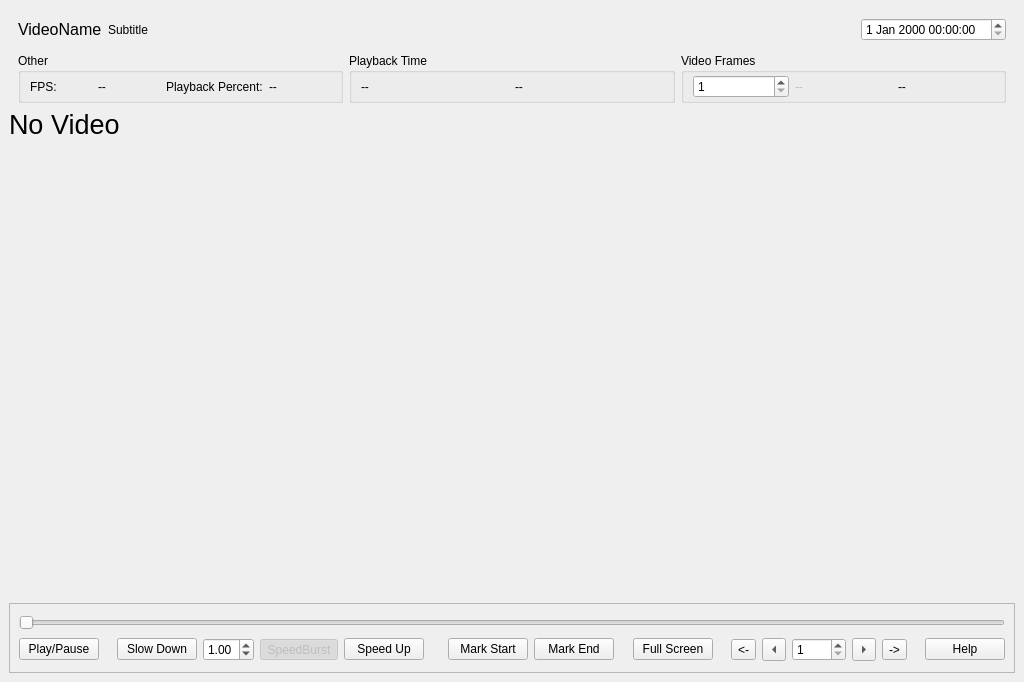
<?xml version="1.0" encoding="UTF-8"?>
<ui version="4.0">
 <class>MainVideoPlayerWindow</class>
 <widget class="QMainWindow" name="MainVideoPlayerWindow">
  <property name="geometry">
   <rect>
    <x>0</x>
    <y>0</y>
    <width>1024</width>
    <height>682</height>
   </rect>
  </property>
  <property name="minimumSize">
   <size>
    <width>640</width>
    <height>480</height>
   </size>
  </property>
  <property name="windowTitle">
   <string>Video Player</string>
  </property>
  <widget class="QWidget" name="widget_central">
   <layout class="QGridLayout" name="layout_main" rowstretch="0,0,1,0">
    <item row="0" column="0">
     <widget class="QWidget" name="widget_VideoTitleLayout" native="true">
      <layout class="QHBoxLayout" name="horizontalLayout_3">
       <property name="topMargin">
        <number>9</number>
       </property>
       <property name="bottomMargin">
        <number>4</number>
       </property>
       <item>
        <widget class="QLabel" name="lblVideoName">
         <property name="font">
          <font>
           <pointsize>12</pointsize>
          </font>
         </property>
         <property name="text">
          <string>VideoName</string>
         </property>
        </widget>
       </item>
       <item>
        <widget class="QLabel" name="lblVideoSubtitle">
         <property name="text">
          <string>Subtitle</string>
         </property>
        </widget>
       </item>
       <item>
        <spacer name="horizontalSpacer_4">
         <property name="orientation">
          <enum>Qt::Horizontal</enum>
         </property>
         <property name="sizeHint" stdset="0">
          <size>
           <width>40</width>
           <height>20</height>
          </size>
         </property>
        </spacer>
       </item>
       <item>
        <widget class="QDateTimeEdit" name="dateTimeEdit">
         <property name="enabled">
          <bool>true</bool>
         </property>
        </widget>
       </item>
      </layout>
     </widget>
    </item>
    <item row="1" column="0">
     <widget class="QWidget" name="widget_VideoInfoLayout" native="true">
      <layout class="QHBoxLayout" name="horizontalLayout_7">
       <property name="spacing">
        <number>6</number>
       </property>
       <property name="topMargin">
        <number>2</number>
       </property>
       <property name="bottomMargin">
        <number>0</number>
       </property>
       <item>
        <widget class="QGroupBox" name="groupBox_3">
         <property name="enabled">
          <bool>true</bool>
         </property>
         <property name="title">
          <string>Other</string>
         </property>
         <layout class="QHBoxLayout" name="horizontalLayout_6">
          <property name="topMargin">
           <number>2</number>
          </property>
          <property name="bottomMargin">
           <number>2</number>
          </property>
          <item>
           <widget class="QLabel" name="label_2">
            <property name="text">
             <string>FPS:</string>
            </property>
           </widget>
          </item>
          <item>
           <widget class="QLabel" name="lblFileFPS">
            <property name="text">
             <string>--</string>
            </property>
           </widget>
          </item>
          <item>
           <widget class="QLabel" name="label_3">
            <property name="text">
             <string>Playback Percent:</string>
            </property>
           </widget>
          </item>
          <item>
           <widget class="QLabel" name="lblPlaybackPercent">
            <property name="text">
             <string>--</string>
            </property>
           </widget>
          </item>
         </layout>
        </widget>
       </item>
       <item>
        <widget class="QGroupBox" name="groupBox_2">
         <property name="title">
          <string>Playback Time</string>
         </property>
         <layout class="QHBoxLayout" name="horizontalLayout_5">
          <property name="topMargin">
           <number>2</number>
          </property>
          <property name="bottomMargin">
           <number>2</number>
          </property>
          <item>
           <widget class="QLabel" name="lblCurrentTime">
            <property name="text">
             <string>--</string>
            </property>
           </widget>
          </item>
          <item>
           <widget class="QLabel" name="lblTotalDuration">
            <property name="text">
             <string>--</string>
            </property>
           </widget>
          </item>
         </layout>
        </widget>
       </item>
       <item>
        <widget class="QGroupBox" name="groupBox">
         <property name="title">
          <string>Video Frames</string>
         </property>
         <layout class="QHBoxLayout" name="horizontalLayout_4">
          <property name="topMargin">
           <number>2</number>
          </property>
          <property name="bottomMargin">
           <number>2</number>
          </property>
          <item>
           <widget class="QSpinBox" name="spinBoxCurrentFrame">
            <property name="enabled">
             <bool>true</bool>
            </property>
            <property name="buttonSymbols">
             <enum>QAbstractSpinBox::UpDownArrows</enum>
            </property>
            <property name="minimum">
             <number>1</number>
            </property>
            <property name="maximum">
             <number>10000</number>
            </property>
            <property name="value">
             <number>1</number>
            </property>
           </widget>
          </item>
          <item>
           <widget class="QLabel" name="lblCurrentFrame">
            <property name="enabled">
             <bool>false</bool>
            </property>
            <property name="text">
             <string>--</string>
            </property>
           </widget>
          </item>
          <item>
           <widget class="QLabel" name="lblTotalFrames">
            <property name="text">
             <string>--</string>
            </property>
           </widget>
          </item>
         </layout>
        </widget>
       </item>
      </layout>
     </widget>
    </item>
    <item row="2" column="0" rowspan="2">
     <widget class="QFrame" name="frame_media">
      <property name="sizePolicy">
       <sizepolicy hsizetype="Expanding" vsizetype="Expanding">
        <horstretch>0</horstretch>
        <verstretch>0</verstretch>
       </sizepolicy>
      </property>
      <property name="minimumSize">
       <size>
        <width>500</width>
        <height>0</height>
       </size>
      </property>
      <property name="frameShape">
       <enum>QFrame::NoFrame</enum>
      </property>
      <property name="frameShadow">
       <enum>QFrame::Plain</enum>
      </property>
      <property name="lineWidth">
       <number>0</number>
      </property>
      <layout class="QGridLayout" name="gridLayout">
       <property name="leftMargin">
        <number>0</number>
       </property>
       <property name="topMargin">
        <number>0</number>
       </property>
       <property name="rightMargin">
        <number>0</number>
       </property>
       <property name="bottomMargin">
        <number>0</number>
       </property>
       <item row="1" column="0">
        <layout class="QVBoxLayout" name="media_layout">
         <property name="sizeConstraint">
          <enum>QLayout::SetNoConstraint</enum>
         </property>
         <item>
          <widget class="VideoFrame" name="frame_video">
           <property name="sizePolicy">
            <sizepolicy hsizetype="Expanding" vsizetype="Expanding">
             <horstretch>0</horstretch>
             <verstretch>0</verstretch>
            </sizepolicy>
           </property>
           <property name="focusPolicy">
            <enum>Qt::StrongFocus</enum>
           </property>
           <property name="frameShape">
            <enum>QFrame::NoFrame</enum>
           </property>
           <property name="frameShadow">
            <enum>QFrame::Plain</enum>
           </property>
           <property name="lineWidth">
            <number>0</number>
           </property>
           <widget class="QLabel" name="lblVideoStatusOverlay">
            <property name="geometry">
             <rect>
              <x>0</x>
              <y>0</y>
              <width>231</width>
              <height>31</height>
             </rect>
            </property>
            <property name="font">
             <font>
              <pointsize>20</pointsize>
              <stylestrategy>PreferAntialias</stylestrategy>
             </font>
            </property>
            <property name="text">
             <string>No Video</string>
            </property>
            <property name="textInteractionFlags">
             <set>Qt::NoTextInteraction</set>
            </property>
           </widget>
          </widget>
         </item>
         <item>
          <widget class="QFrame" name="frame_media_control">
           <property name="sizePolicy">
            <sizepolicy hsizetype="Preferred" vsizetype="Preferred">
             <horstretch>0</horstretch>
             <verstretch>0</verstretch>
            </sizepolicy>
           </property>
           <property name="minimumSize">
            <size>
             <width>0</width>
             <height>70</height>
            </size>
           </property>
           <property name="maximumSize">
            <size>
             <width>16777215</width>
             <height>70</height>
            </size>
           </property>
           <property name="frameShape">
            <enum>QFrame::StyledPanel</enum>
           </property>
           <property name="frameShadow">
            <enum>QFrame::Plain</enum>
           </property>
           <property name="lineWidth">
            <number>0</number>
           </property>
           <layout class="QGridLayout" name="gridLayout_2">
            <item row="1" column="2">
             <widget class="QPushButton" name="button_slow_down">
              <property name="sizePolicy">
               <sizepolicy hsizetype="Fixed" vsizetype="Fixed">
                <horstretch>0</horstretch>
                <verstretch>0</verstretch>
               </sizepolicy>
              </property>
              <property name="toolTip">
               <string>Slow down the video</string>
              </property>
              <property name="text">
               <string>Slow Down</string>
              </property>
             </widget>
            </item>
            <item row="1" column="5">
             <widget class="QPushButton" name="button_speed_up">
              <property name="sizePolicy">
               <sizepolicy hsizetype="Fixed" vsizetype="Fixed">
                <horstretch>0</horstretch>
                <verstretch>0</verstretch>
               </sizepolicy>
              </property>
              <property name="toolTip">
               <string>Speed up the video</string>
              </property>
              <property name="text">
               <string>Speed Up</string>
              </property>
             </widget>
            </item>
            <item row="1" column="11">
             <widget class="QPushButton" name="button_full_screen">
              <property name="sizePolicy">
               <sizepolicy hsizetype="Fixed" vsizetype="Fixed">
                <horstretch>0</horstretch>
                <verstretch>0</verstretch>
               </sizepolicy>
              </property>
              <property name="toolTip">
               <string>Set the video to full screen</string>
              </property>
              <property name="text">
               <string>Full Screen</string>
              </property>
             </widget>
            </item>
            <item row="1" column="3">
             <widget class="QDoubleSpinBox" name="doubleSpinBoxPlaybackSpeed">
              <property name="minimum">
               <double>0.200000000000000</double>
              </property>
              <property name="maximum">
               <double>6.000000000000000</double>
              </property>
              <property name="value">
               <double>1.000000000000000</double>
              </property>
             </widget>
            </item>
            <item row="1" column="0">
             <widget class="ToggleButton" name="button_play_pause">
              <property name="sizePolicy">
               <sizepolicy hsizetype="Fixed" vsizetype="Fixed">
                <horstretch>0</horstretch>
                <verstretch>0</verstretch>
               </sizepolicy>
              </property>
              <property name="toolTip">
               <string>Toggle Play/Pause</string>
              </property>
              <property name="text">
               <string>Play/Pause</string>
              </property>
              <property name="checkable">
               <bool>false</bool>
              </property>
             </widget>
            </item>
            <item row="1" column="15">
             <widget class="QSpinBox" name="spinBoxFrameJumpMultiplier">
              <property name="minimum">
               <number>1</number>
              </property>
              <property name="maximum">
               <number>1000</number>
              </property>
             </widget>
            </item>
            <item row="1" column="12">
             <spacer name="horizontalSpacer">
              <property name="orientation">
               <enum>Qt::Horizontal</enum>
              </property>
              <property name="sizeHint" stdset="0">
               <size>
                <width>40</width>
                <height>20</height>
               </size>
              </property>
             </spacer>
            </item>
            <item row="1" column="9">
             <widget class="QPushButton" name="button_mark_end">
              <property name="toolTip">
               <string>Mark the end of the entry</string>
              </property>
              <property name="text">
               <string>Mark End</string>
              </property>
             </widget>
            </item>
            <item row="1" column="19">
             <widget class="QPushButton" name="btnHelp">
              <property name="text">
               <string>Help</string>
              </property>
             </widget>
            </item>
            <item row="1" column="16">
             <widget class="QToolButton" name="btnRight">
              <property name="toolTip">
               <string>Step Frames Right</string>
              </property>
              <property name="text">
               <string>&gt;</string>
              </property>
              <property name="shortcut">
               <string>Right</string>
              </property>
              <property name="arrowType">
               <enum>Qt::RightArrow</enum>
              </property>
             </widget>
            </item>
            <item row="1" column="18">
             <spacer name="horizontalSpacer_3">
              <property name="orientation">
               <enum>Qt::Horizontal</enum>
              </property>
              <property name="sizeHint" stdset="0">
               <size>
                <width>40</width>
                <height>20</height>
               </size>
              </property>
             </spacer>
            </item>
            <item row="1" column="1">
             <spacer name="horizontalSpacer_5">
              <property name="orientation">
               <enum>Qt::Horizontal</enum>
              </property>
              <property name="sizeHint" stdset="0">
               <size>
                <width>40</width>
                <height>20</height>
               </size>
              </property>
             </spacer>
            </item>
            <item row="1" column="13">
             <widget class="QToolButton" name="btnSkipLeft">
              <property name="toolTip">
               <string>Skip Frames Left</string>
              </property>
              <property name="text">
               <string>&lt;-</string>
              </property>
              <property name="shortcut">
               <string>Ctrl+Left</string>
              </property>
             </widget>
            </item>
            <item row="0" column="0" colspan="20">
             <widget class="HighlightedJumpSlider" name="slider_progress">
              <property name="maximum">
               <number>9999</number>
              </property>
              <property name="pageStep">
               <number>1</number>
              </property>
              <property name="orientation">
               <enum>Qt::Horizontal</enum>
              </property>
              <property name="tickPosition">
               <enum>QSlider::NoTicks</enum>
              </property>
             </widget>
            </item>
            <item row="1" column="10">
             <spacer name="horizontalSpacer_7">
              <property name="orientation">
               <enum>Qt::Horizontal</enum>
              </property>
              <property name="sizeHint" stdset="0">
               <size>
                <width>40</width>
                <height>20</height>
               </size>
              </property>
             </spacer>
            </item>
            <item row="1" column="14">
             <widget class="QToolButton" name="btnLeft">
              <property name="toolTip">
               <string>Step Frames Left</string>
              </property>
              <property name="text">
               <string>&lt;</string>
              </property>
              <property name="shortcut">
               <string>Left</string>
              </property>
              <property name="arrowType">
               <enum>Qt::LeftArrow</enum>
              </property>
             </widget>
            </item>
            <item row="1" column="7">
             <spacer name="horizontalSpacer_6">
              <property name="orientation">
               <enum>Qt::Horizontal</enum>
              </property>
              <property name="sizeHint" stdset="0">
               <size>
                <width>40</width>
                <height>20</height>
               </size>
              </property>
             </spacer>
            </item>
            <item row="1" column="8">
             <widget class="QPushButton" name="button_mark_start">
              <property name="toolTip">
               <string>Mark the start of the entry</string>
              </property>
              <property name="text">
               <string>Mark Start</string>
              </property>
             </widget>
            </item>
            <item row="1" column="17">
             <widget class="QToolButton" name="btnSkipRight">
              <property name="toolTip">
               <string>Skip Frames Right</string>
              </property>
              <property name="text">
               <string>-&gt;</string>
              </property>
              <property name="shortcut">
               <string>Ctrl+Right</string>
              </property>
             </widget>
            </item>
            <item row="1" column="4">
             <widget class="QToolButton" name="toolButton_SpeedBurstEnabled">
              <property name="enabled">
               <bool>false</bool>
              </property>
              <property name="statusTip">
               <string>Trigger speedburst with the hotkey</string>
              </property>
              <property name="whatsThis">
               <string>Trigger speedburst with the hotkey</string>
              </property>
              <property name="text">
               <string>SpeedBurst</string>
              </property>
              <property name="checkable">
               <bool>true</bool>
              </property>
              <property name="checked">
               <bool>true</bool>
              </property>
             </widget>
            </item>
           </layout>
          </widget>
         </item>
        </layout>
       </item>
      </layout>
     </widget>
    </item>
   </layout>
  </widget>
  <action name="actionExit">
   <property name="text">
    <string>Exit</string>
   </property>
  </action>
  <action name="actionTest_Entry">
   <property name="text">
    <string>Test Entry</string>
   </property>
  </action>
 </widget>
 <customwidgets>
  <customwidget>
   <class>VideoFrame</class>
   <extends>QFrame</extends>
   <header>GUI.Windows.VideoPlayer</header>
   <container>1</container>
  </customwidget>
  <customwidget>
   <class>HighlightedJumpSlider</class>
   <extends>QSlider</extends>
   <header>GUI.Windows.VideoPlayer</header>
  </customwidget>
  <customwidget>
   <class>ToggleButton</class>
   <extends>QPushButton</extends>
   <header>GUI.Windows.VideoPlayer</header>
  </customwidget>
 </customwidgets>
 <resources/>
 <connections/>
</ui>
